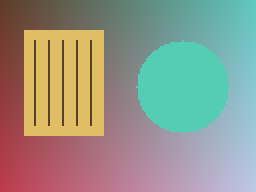
#> input picture images/sample.png, 128 x 96 px (shown 2 times larger)
$ python ImageNegative.py
#> lines starting #> are read from the running program, lines starting #| are printed output that depends on the picture
import cv2
import matplotlib.pyplot as plt
from pathlib import Path


# Change Img_path to use your own image.
Img_path = str(Path(__file__).resolve().parents[1] / 'images' / 'sample.png')
img = cv2.imread(Img_path, cv2.IMREAD_GRAYSCALE)
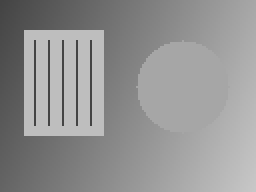
#> img: shape (96, 128) (shown 2 times larger); min 68, max 199, mean 147.5

if img is None:
    raise SystemExit("Image not found! Check Img_path.")

# Calculation
# Negative transformation
result = 255 - img
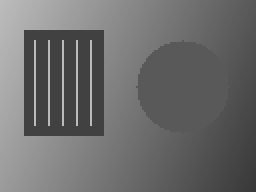
#> result: shape (96, 128) (shown 2 times larger); min 56, max 187, mean 107.5

# Display the results needed for this experiment.
plt.figure(figsize=(10, 4))

plt.subplot(1, 2, 1)
plt.imshow(img, cmap="gray", vmin=0, vmax=255)
plt.title("Original")
plt.axis("off")

plt.subplot(1, 2, 2)
plt.imshow(result, cmap="gray", vmin=0, vmax=255)
plt.title('Image Negative')
plt.axis("off")

plt.tight_layout()
plt.show()
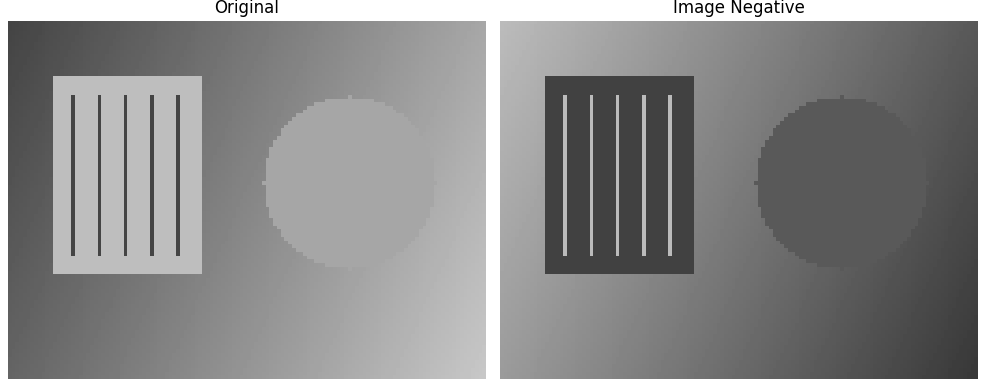
#> figure drawn by matplotlib, 2 panels
